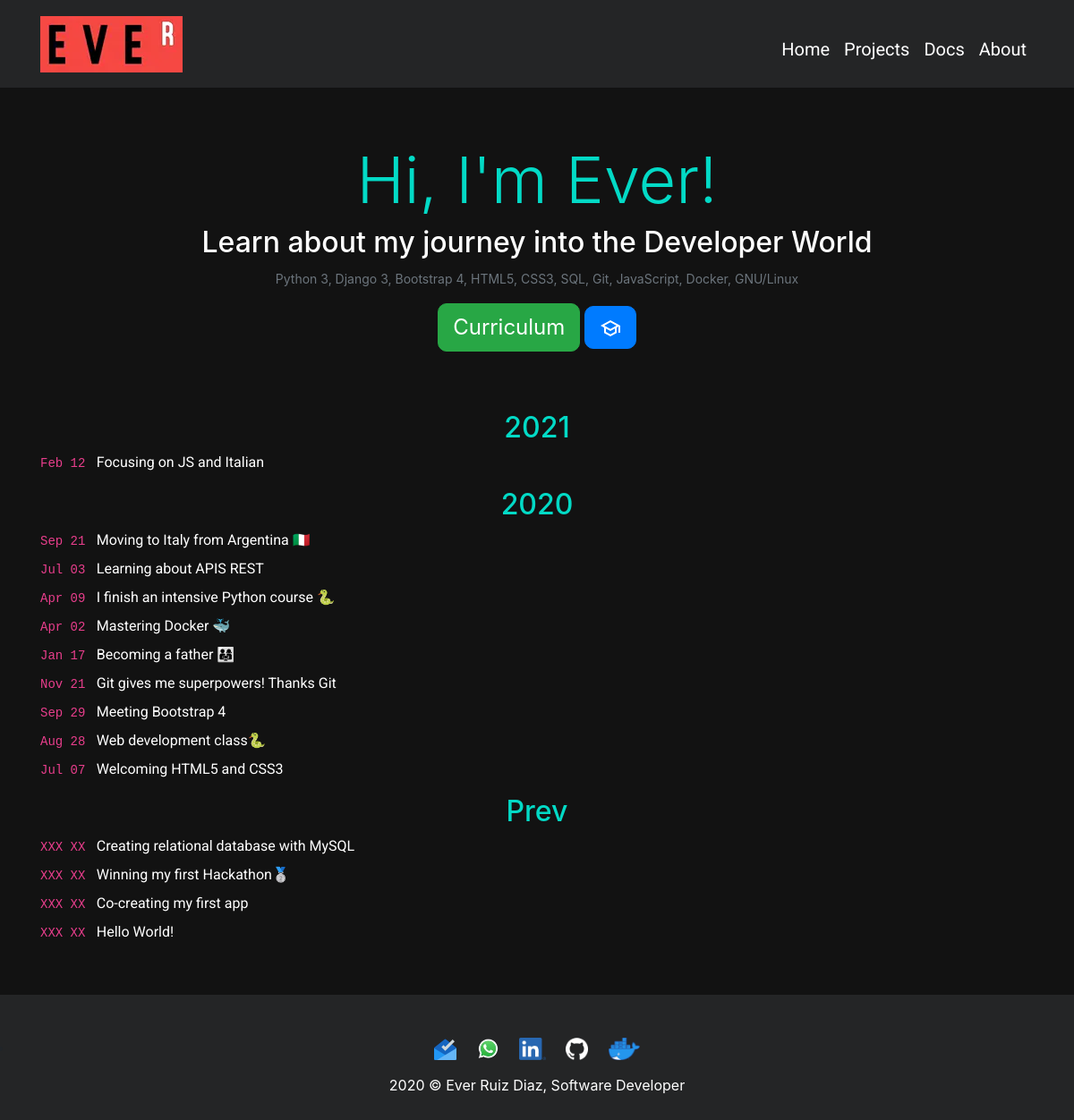
The page / on the database its author committed.
### core/models.py (models this page shows, shortened)
class Blog(models.Model):
    title = models.CharField(verbose_name="Titulo", blank=True, max_length=150)
    subtitle = models.CharField(verbose_name="Subtitulo", blank=True, max_length=150, default="Nea")
    year = models.CharField(max_length=4, verbose_name="Año", null=True, blank=True)
    text_time = models.CharField(max_length=6, verbose_name="Fecha")
    description = RichTextField(verbose_name="Descripcion", blank=True, null=True)
    ordering = FloatField(verbose_name='Orden', default=0)
    link = models.URLField(null=True, blank=True)
    created = models.DateTimeField(auto_now_add=True, verbose_name='Fecha de creación')
    updated = models.DateTimeField(auto_now=True, verbose_name='Fecha de actualización')
    class Meta:
        verbose_name = "Blog"
        verbose_name_plural = "Blog"
        ordering = ['-ordering','created']

### core/views.py (the view)
# urls.py: path('', views.home, name='home'),
def home(request):
    blog = Blog.objects.all()
    return render(request, 'core/home.html', {'blog':blog})

### core/templates/core/home.html (shortened to what this page needs)
{% extends 'core/base.html' %}
{% load static %}
{% block content %}
    <div id="header" style="margin-bottom: 50px !important;">
        <h1 id="supertitle" class="display-3 pt-4">Hi, I'm Ever!</h1>
        <h2 id="subheader">Learn about my journey into the Developer World</h2>
        <p title="Skills" class="text-secondary mx-1"><small>Python 3, Django 3, Bootstrap 4, HTML5, CSS3, SQL, Git, JavaScript, Docker, GNU/Linux</small></p>
        <a href="{% static 'core/docs/curriculum.pdf' %}" target="blank"><button onclick="this.blur()" type="button" title="Curriculum" id="botoncito" class="btn btn-success btn-lg">Curriculum</button></a>
        <a href="{% url 'certifications' %}" id="certibotoncito" target="blank" title="Education">
            <button type="button" class="btn btn-primary btn-lg" title="Certifications" onclick="this.blur()">
                    <img style="max-width: 25px;" src="{% static 'core/img/school.svg' %}" title="Education">
            </button>
        </a>
    </div>
    <div class="pb-5 container" id="rosalia">
        <div>
            {% for elemento in blog %}
            <div>
                <h2 id="year_blog" class="text-center {% if elemento.year != None %} pt-3 {% endif %}">
                    {% if elemento.year != None %}
                        {{elemento.year}}
                    {% endif %}
                </h2>
                <a class="gordon text-left" type="button" data-toggle="modal" data-target="#{{elemento.subtitle}}" target="blank" type="button" href="{% if elemento.link != None %} {{elemento.link}} {% endif %}" style="display: flex; align-items: start;">
                    <span style="white-space: nowrap;">
                    <code>
                        <time class="dt-published dt-updated" datetime="{{elemento.datetime}}">
                            {{elemento.text_time}}
                        </time>
                    </code>
                        &nbsp;</span>
                    <span class="link__title">{{elemento.title}}</span>
                </a>
            </div>
        {% endfor %}
        </div>
    </div>
{% endblock %}

### core/static/core/css/styles.css (style rules this page uses)
html { min-height: 100%; position: relative; }
body { background-color: #121212; margin: 0; margin-bottom: 150px; }
.display-3 { text-align: center; color: #03DAC6; }
#subheader { text-align: center; color: white; }
#header { margin-top: 3%; margin-bottom: 2%; text-align: center; }
#header p { color: white; }
p { size: 16px; }
.gordon { color: #FFFFFF; font-family: "Roboto",Helvetica,Arial,sans-serif; text-decoration: none !important; }
#botoncito { font-size: 18pt; height: min-content; }
#certibotoncito { height: auto; }
#year_blog { color: #03DAC6; }
.link__title { transition: all 0.5s ease-in; -moz-transition: all 0.5s ease-in; -ms-transition: all 0.5s ease-in; -o-transition: all 0.5s ease-in; -webkit-transition: all 0.5s ease-in }
button { border-radius:10px !important; outline:none !important; }

### core/static/core/css/media.css (style rules this page uses)
#supertitle { font-size: xx-large; }
#subheader { font-size: x-large; }
#rosalia { width: 95%; margin: 0%; margin-right: 0%; text-align: left; font-size: 16px; }

### rows shown on the page
Blog: year "2021", text_time "Feb 12", title "Focusing on JS and Italian"
Blog: year "2020", text_time "Sep 21", title "Moving to Italy from Argentina 🇮🇹"
Blog: text_time "Jul 03", title "Learning about APIS REST"
Blog: text_time "Apr 09", title "I finish an intensive Python course 🐍"
Blog: text_time "Apr 02", title "Mastering Docker 🐳"
Blog: text_time "Jan 17", title "Becoming a father 👨‍👩‍👧"
Blog: text_time "Nov 21", title "Git gives me superpowers! Thanks Git"
Blog: text_time "Sep 29", title "Meeting Bootstrap 4"
Blog: text_time "Aug 28", title "Web development class🐍"
Blog: text_time "Jul 07", title "Welcoming HTML5 and CSS3"
Blog: year "Prev", text_time "XXX XX", title "Creating relational database with MySQL"
Blog: text_time "XXX XX", title "Winning my first Hackathon🥈"
Blog: text_time "XXX XX", title "Co-creating my first app"
Blog: text_time "XXX XX", title "Hello World!"
